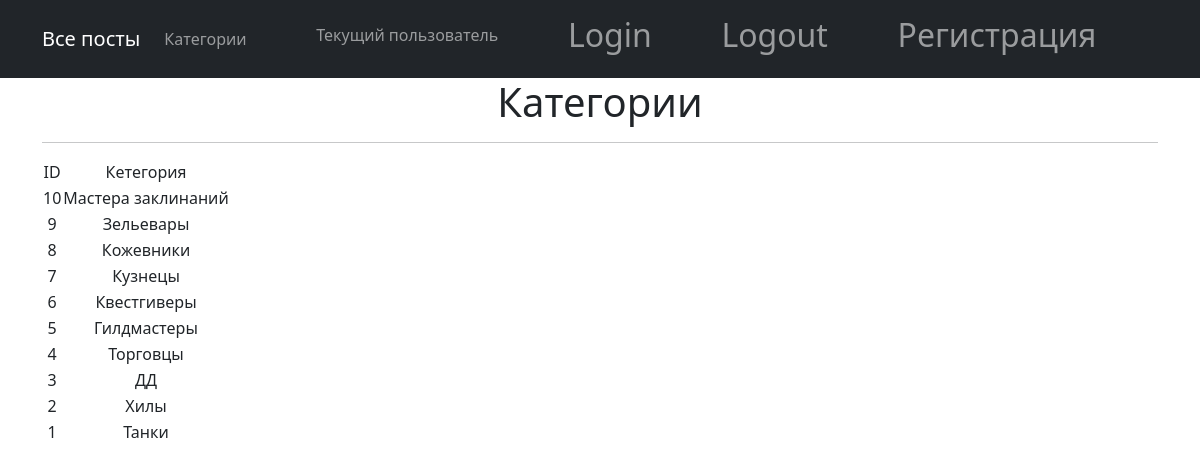
/posts/category/, run on the app's committed database.
### main/models.py (models this page shows, shortened)
class Category(models.Model):
    category = models.CharField(max_length=64, unique=True)

### main/views.py (the view)
# urls.py: path('category/', CategoryList.as_view()),
class CategoryList(ListView):
    model = Category
    template_name = 'category.html'
    context_object_name = 'category'
    queryset = Category.objects.order_by('-id')
    form_class = CategoryForm

### templates/category.html (shortened to what this page needs)
{% extends 'flatpages/default.html' %}
{% block content %}
    <h1>Категории</h1>
<hr>
    {% if category %}
        <table>
            <tr>
                 <td>
                    ID
                </td>
                <td>
                    Кетегория
                </td>
            </tr>
        {%  for category in category %}
            <tr>
                 <td>
                    {{category.id}}
                </td>
                <td>
                    {{category.category}}
                </td>
                <td>
                </td>
            </tr>
        {% endfor %}
        </table>
    {% else %}
        <h2>Категорий нет!</h2>
    {% endif %}
{% endblock content %}

### templates/flatpages/default.html (shortened to what this page needs)
<!DOCTYPE html>
{% load static %}
<html lang="en">
    <head>
        <link href="{% static 'css/styles.css' %}" rel="stylesheet" />
    </head>
    <body>
        <nav class="navbar navbar-expand-lg navbar-dark bg-dark static-top">
   <div class="container">
       <a class="navbar-brand" href="/posts/">Все посты</a>
       <div class="collapse navbar-collapse" id="navbarResponsive">
           <ul class="navbar-nav ml-auto">
               <li class="nav-item active">
                   <a class="nav-link" href="/posts/category">Категории
                   </a>
               </li>
           </ul>
       </div>
       <div class="collapse navbar-collapse" id="navbarResponsive">
           <ul class="navbar-nav ml-auto">
               <li class="nav-item active">
                   <a class="nav-link" href="/posts/user">  Текущий пользователь <h2> {{request.user.username}} </h2>
                   </a>
               </li>
           </ul>
       </div>
       <div class="collapse navbar-collapse" id="navbarResponsive">
           <ul class="navbar-nav ml-auto">
               <li class="nav-item active">
                   <a class="nav-link" href="/posts/login/">   <h2> Login </h2>
                   </a>
               </li>
           </ul>
       </div>
        <div class="collapse navbar-collapse" id="navbarResponsive">
           <ul class="navbar-nav ml-auto">
               <li class="nav-item active">
                   <a class="nav-link" href="/posts/logout/">   <h2> Logout </h2>
                   </a>
               </li>
           </ul>
       </div>
       <div class="collapse navbar-collapse" id="navbarResponsive">
           <ul class="navbar-nav ml-auto">
               <li class="nav-item active">
                   <a class="nav-link" href="/posts/signup">   <h2> Регистрация </h2>
                   </a>
               </li>
           </ul>
       </div>
     </div>
</nav>
        <div class="container">
   <div class="row">
       <div class="col-lg-12 text-center">
           {% block content %}{% endblock content %}
       </div>
   </div>
</div>
    </body>
</html>

### data on the page
Category: id "10", category "Мастера заклинаний"
Category: id "9", category "Зельевары"
Category: id "8", category "Кожевники"
Category: id "7", category "Кузнецы"
Category: id "6", category "Квестгиверы"
Category: id "5", category "Гилдмастеры"
Category: id "4", category "Торговцы"
Category: id "3", category "ДД"
Category: id "2", category "Хилы"
Category: id "1", category "Танки"
